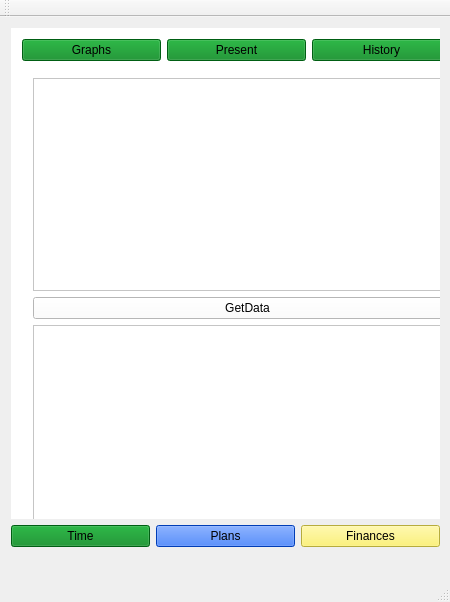
<?xml version="1.0" encoding="UTF-8"?>
<ui version="4.0">
 <class>MainWindow</class>
 <widget class="QMainWindow" name="MainWindow">
  <property name="geometry">
   <rect>
    <x>0</x>
    <y>0</y>
    <width>450</width>
    <height>602</height>
   </rect>
  </property>
  <property name="windowTitle">
   <string>MainWindow</string>
  </property>
  <widget class="QWidget" name="centralWidget">
   <widget class="QWidget" name="layoutWidget">
    <property name="geometry">
     <rect>
      <x>0</x>
      <y>0</y>
      <width>451</width>
      <height>541</height>
     </rect>
    </property>
    <layout class="QVBoxLayout" name="verticalLayout">
     <item>
      <widget class="QStackedWidget" name="mwStackedWidget">
       <property name="styleSheet">
        <string notr="true">background-color: rgb(255, 255, 255);</string>
       </property>
       <property name="currentIndex">
        <number>0</number>
       </property>
       <widget class="QWidget" name="timePage">
        <widget class="QWidget" name="layoutWidget">
         <property name="geometry">
          <rect>
           <x>0</x>
           <y>0</y>
           <width>451</width>
           <height>511</height>
          </rect>
         </property>
         <layout class="QVBoxLayout" name="verticalLayout_2">
          <item>
           <layout class="QHBoxLayout" name="horizontalLayout">
            <item>
             <widget class="QPushButton" name="GraphsButton_2">
              <property name="styleSheet">
               <string notr="true">background-color: rgb(0, 132, 26);</string>
              </property>
              <property name="text">
               <string>Graphs</string>
              </property>
             </widget>
            </item>
            <item>
             <widget class="QPushButton" name="PresentButton_2">
              <property name="styleSheet">
               <string notr="true">background-color: rgb(0, 132, 26);</string>
              </property>
              <property name="text">
               <string>Present</string>
              </property>
             </widget>
            </item>
            <item>
             <widget class="QPushButton" name="HistoryButton_2">
              <property name="styleSheet">
               <string notr="true">background-color: rgb(0, 132, 26);</string>
              </property>
              <property name="text">
               <string>History</string>
              </property>
             </widget>
            </item>
           </layout>
          </item>
          <item>
           <widget class="QStackedWidget" name="timeStackedWidget">
            <property name="styleSheet">
             <string notr="true"/>
            </property>
            <widget class="QWidget" name="presentTimePage">
             <widget class="QWidget" name="layoutWidget">
              <property name="geometry">
               <rect>
                <x>0</x>
                <y>0</y>
                <width>451</width>
                <height>481</height>
               </rect>
              </property>
              <layout class="QVBoxLayout" name="verticalLayout_3">
               <item>
                <widget class="QListView" name="currentActivitiesListView">
                 <property name="styleSheet">
                  <string notr="true">background-color: rgb(255, 255, 255);</string>
                 </property>
                </widget>
               </item>
               <item>
                <widget class="QPushButton" name="debugButton">
                 <property name="text">
                  <string>GetData</string>
                 </property>
                </widget>
               </item>
               <item>
                <widget class="QTableView" name="activitiesTableView">
                 <property name="styleSheet">
                  <string notr="true">background-color: rgb(255, 255, 255);</string>
                 </property>
                </widget>
               </item>
              </layout>
             </widget>
            </widget>
            <widget class="QWidget" name="historyTimePage">
             <widget class="QLabel" name="label">
              <property name="geometry">
               <rect>
                <x>130</x>
                <y>190</y>
                <width>161</width>
                <height>91</height>
               </rect>
              </property>
              <property name="text">
               <string>history</string>
              </property>
             </widget>
            </widget>
            <widget class="QWidget" name="graphsTimePage">
             <widget class="QLabel" name="label_2">
              <property name="geometry">
               <rect>
                <x>170</x>
                <y>190</y>
                <width>131</width>
                <height>111</height>
               </rect>
              </property>
              <property name="text">
               <string>graphs</string>
              </property>
             </widget>
            </widget>
           </widget>
          </item>
         </layout>
        </widget>
       </widget>
       <widget class="QWidget" name="plansPage">
        <widget class="QLabel" name="label_3">
         <property name="geometry">
          <rect>
           <x>170</x>
           <y>180</y>
           <width>191</width>
           <height>121</height>
          </rect>
         </property>
         <property name="text">
          <string>plans</string>
         </property>
        </widget>
       </widget>
       <widget class="QWidget" name="financePage">
        <widget class="QLabel" name="label_4">
         <property name="geometry">
          <rect>
           <x>170</x>
           <y>200</y>
           <width>161</width>
           <height>131</height>
          </rect>
         </property>
         <property name="text">
          <string>finance</string>
         </property>
        </widget>
       </widget>
      </widget>
     </item>
     <item>
      <layout class="QHBoxLayout" name="horizontalLayout_2">
       <item>
        <widget class="QPushButton" name="TimeButton">
         <property name="styleSheet">
          <string notr="true">background-color: rgb(0, 132, 26);</string>
         </property>
         <property name="text">
          <string>Time</string>
         </property>
        </widget>
       </item>
       <item>
        <widget class="QPushButton" name="PlansButton">
         <property name="styleSheet">
          <string notr="true">background-color: rgb(0, 85, 255);</string>
         </property>
         <property name="text">
          <string>Plans</string>
         </property>
        </widget>
       </item>
       <item>
        <widget class="QPushButton" name="FinancesButton">
         <property name="styleSheet">
          <string notr="true">background-color: rgb(255, 241, 85);
alternate-background-color: rgb(148, 140, 49);</string>
         </property>
         <property name="text">
          <string>Finances</string>
         </property>
        </widget>
       </item>
      </layout>
     </item>
    </layout>
   </widget>
  </widget>
  <widget class="QMenuBar" name="menuBar">
   <property name="geometry">
    <rect>
     <x>0</x>
     <y>0</y>
     <width>450</width>
     <height>18</height>
    </rect>
   </property>
  </widget>
  <widget class="QToolBar" name="mainToolBar">
   <attribute name="toolBarArea">
    <enum>TopToolBarArea</enum>
   </attribute>
   <attribute name="toolBarBreak">
    <bool>false</bool>
   </attribute>
  </widget>
  <widget class="QStatusBar" name="statusBar"/>
 </widget>
 <layoutdefault spacing="6" margin="11"/>
 <resources/>
 <connections/>
</ui>
